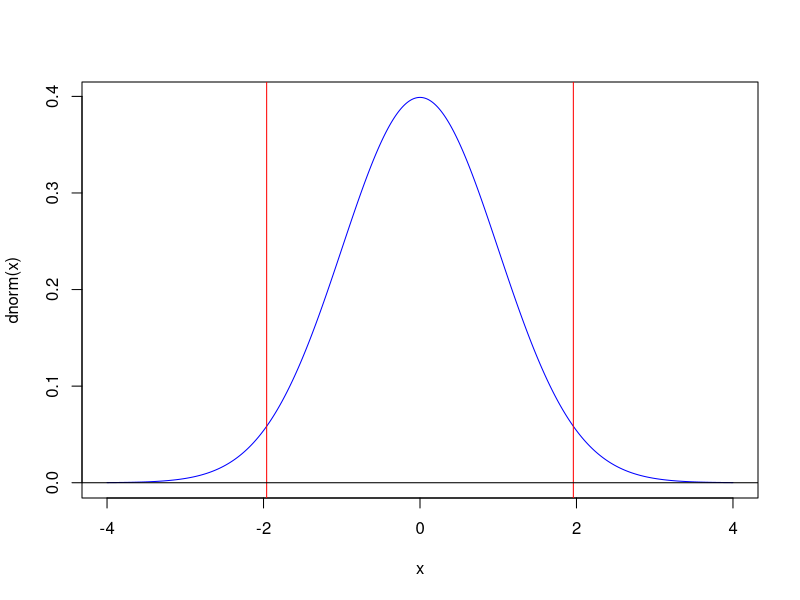
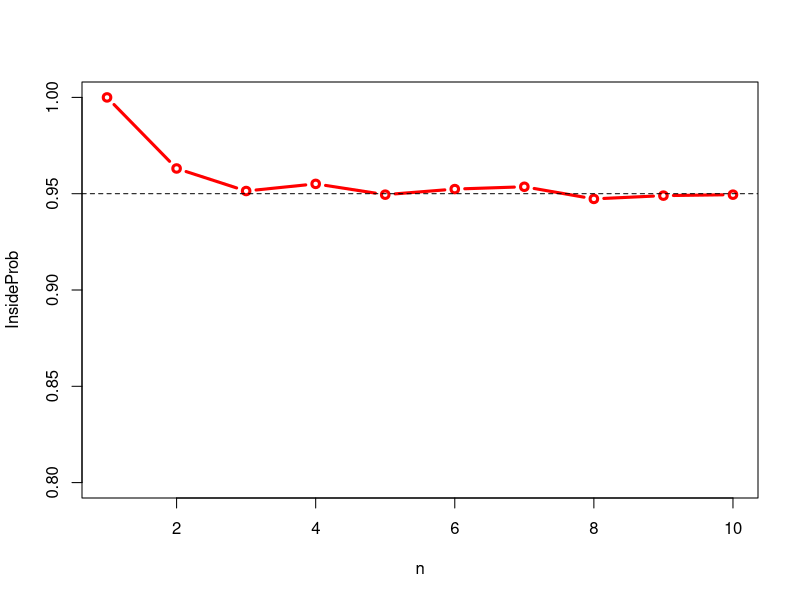
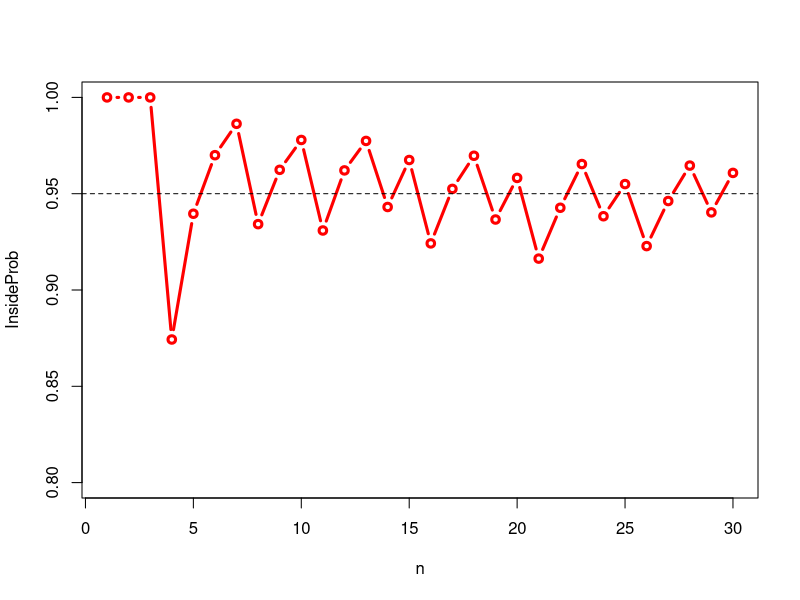
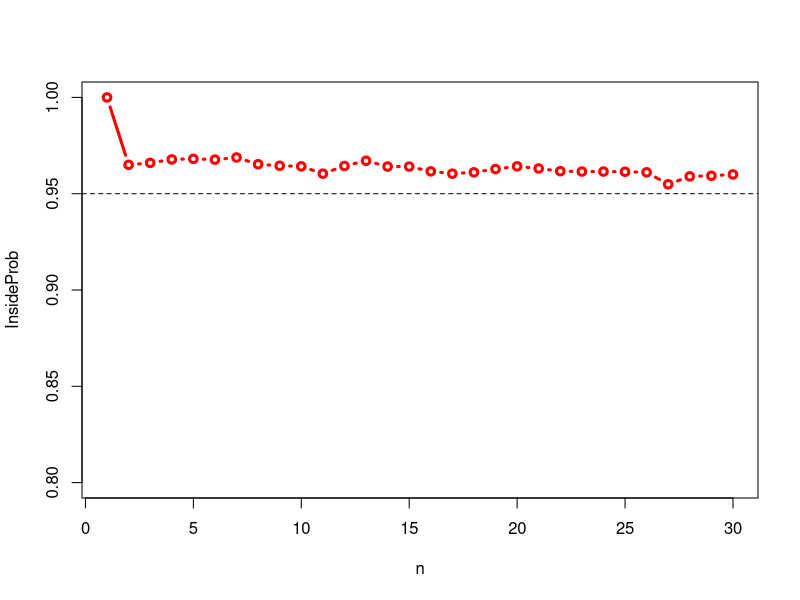
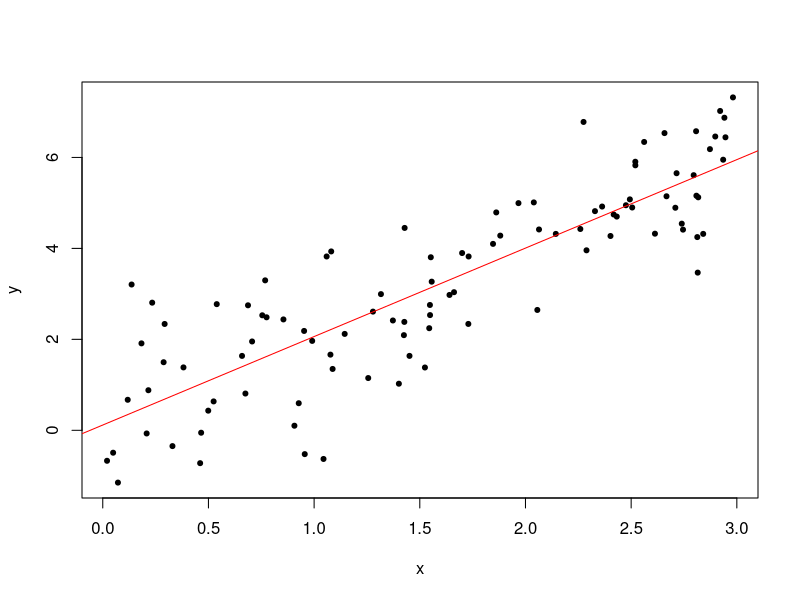
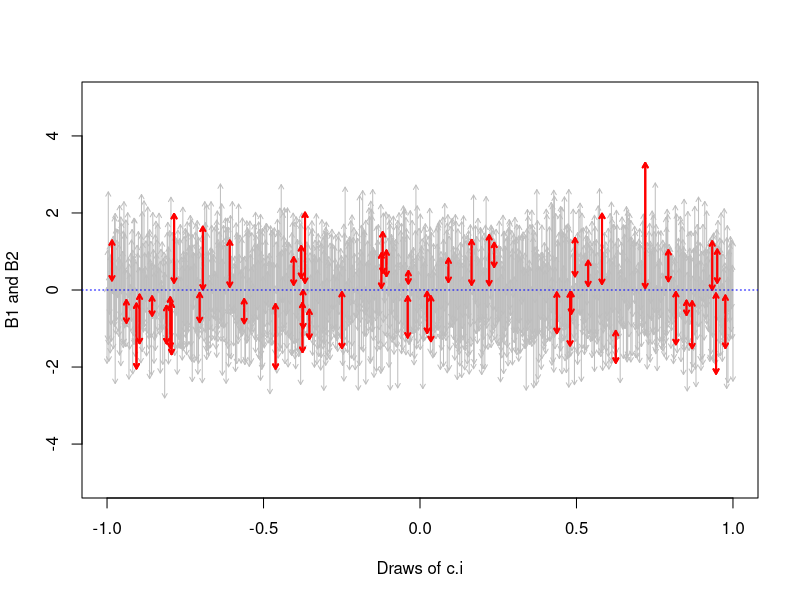

R code for these plots, in order:
## ---- chunk 1
x <- seq(-4, 4, by=0.01)
plot(x, dnorm(x), type="l", col="blue")
abline(v=qnorm(c(0.025, 0.975)), col="red")
abline(h=0, lty=1, col="black")

## ---- chunk 2

  y <- rnorm(10) ## 0 mean and sd=1
  n <- length(y)
  theta.h <- mean(y)
  alpha <- 0.05
  b1 <- theta.h + qnorm(p=alpha/2)/sqrt(n)
  b2 <- theta.h + qnorm(p=1-alpha/2)/sqrt(n)
  

## ---- chunk 3
one.simu <- function(n=2, alpha=0.05){
  y <- runif(n, -0.5, 0.5)*sqrt(12) ## 0 mean and sd=1
  theta <- mean(y)
  b1 <- theta + qnorm(p=alpha/2)/sqrt(n)
  b2 <- theta + qnorm(p=1-alpha/2)/sqrt(n)
  return((b1 < 0) & (0 < b2))
}
## ---- chunk 4
## n=2, clearly not perfect
res1 <- replicate(10^5, one.simu(2))
mean(res1)

## n=10, farily close
res2 <- replicate(10^5, one.simu(10))
mean(res2)
## ---- chunk 5
InsideProb <- numeric(10)
for(n in c(1:10)){
  InsideProb[n] <- mean( replicate(10^4, one.simu(n)) )
}
## ---- chunk 6
plot(InsideProb, type="b", lwd=3, col="red", xlab="n", 
     ylim=c(0.8, 1))
abline(h=0.95, lty=2)
## ---- chunk 7
one.simu <- function(n=2, alpha=0.05){
  y <- 2*rbinom(n=n, size=1, prob=0.5) ## 0 mean and sd=1
  theta <- mean(y)
  b1 <- theta + qnorm(p=alpha/2)/sqrt(n)
  b2 <- theta + qnorm(p=1-alpha/2)/sqrt(n)
  return((b1 < 1) & (1 < b2))
}
## ---- chunk 8
InsideProb <- numeric(30)
for(n in c(1:30)){
  InsideProb[n] <- mean( replicate(10^4, one.simu(n)) )
}
## ---- chunk 9
plot(InsideProb, type="b", lwd=3, col="red", xlab="n", 
     ylim=c(0.8, 1))
abline(h=0.95, lty=2)
## ---- chunk 10
x <- runif(10)
t.test(x)$conf.int
## ---- chunk 11
one.simu <- function(n=2, alpha=0.05){
  y <- rt(n=n, df=2.1) ## 0 mean and sd=1
  CI <- t.test(y)$conf.int
  return((CI[1] < 0) & (0 < CI[2]))
}
## ---- chunk 12
InsideProb <- numeric(30)
InsideProb[1] <- 1
for(n in c(2:30)){
  InsideProb[n] <- mean( replicate(10^4, one.simu(n)) )
}
  
## ---- chunk 13
plot(InsideProb, type="b", lwd=3, col="red", xlab="n", 
     ylim=c(0.8, 1))
abline(h=0.95, lty=2)
## ---- chunk 14
## the data was
y <- c(78, 85, 91, 76)
t.test(y)$conf.int[1:2]
## ---- chunk 15
x <- runif(100, 0, 3)
y <- rnorm(100)+2*x
model <- lm(y ~ x)
## ---- chunk 16
model <- lm(y ~ x) ## Regression
plot(x, y, pch=20); abline(model, col="red"); ## graphe
## ---- chunk 17
confint(model) ## IC à 95%
## ---- chunk 18
n <- 1000
IC <- matrix(nrow=n, ncol=2)
for(i in 1:n) IC[i, ] <- t.test(rnorm(5))$conf.int[1:2] ## exp 1
plot(x=c(),ylim=c(-5, 5), xlim=c(-1, 1), ylab="B1 and B2", xlab="Draws of c.i")
x <- seq(-1, 1, length.out=n)
couleur <- c("red", "grey")[(IC[, 1] < 0 & IC[, 2] >0)+ 1]
lwd <- c(2, 1)[(IC[, 1] < 0 & IC[, 2] >0)+ 1]
out.ic <- which(couleur =="red")
arrows(x, IC[, 1], x, IC[, 2], col=couleur, code=3, length=0.05, lwd=lwd);
arrows(x[out.ic], IC[out.ic, 1], x[out.ic], IC[out.ic, 2], col="red", code=3, length=0.05, lwd=2);
abline(h=0, lty=3, lwd=1, col="blue")

